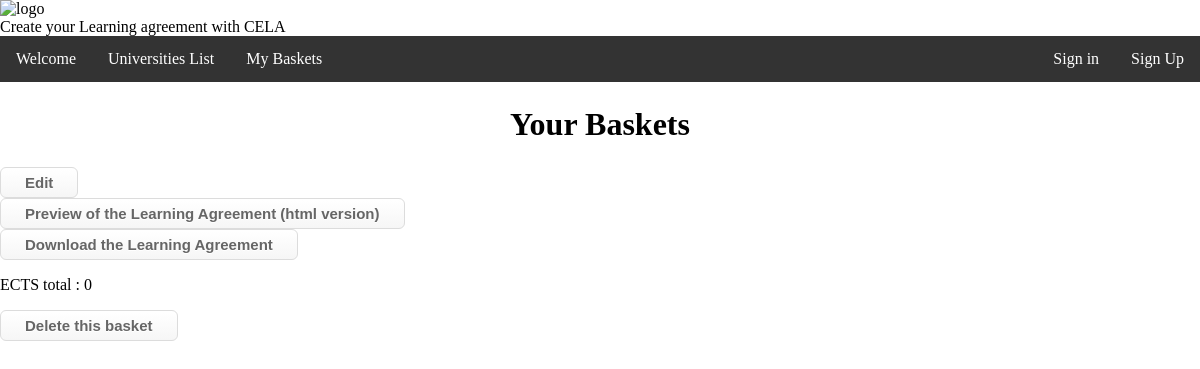
/Basket.php, run on an earlier commit of the app's database.
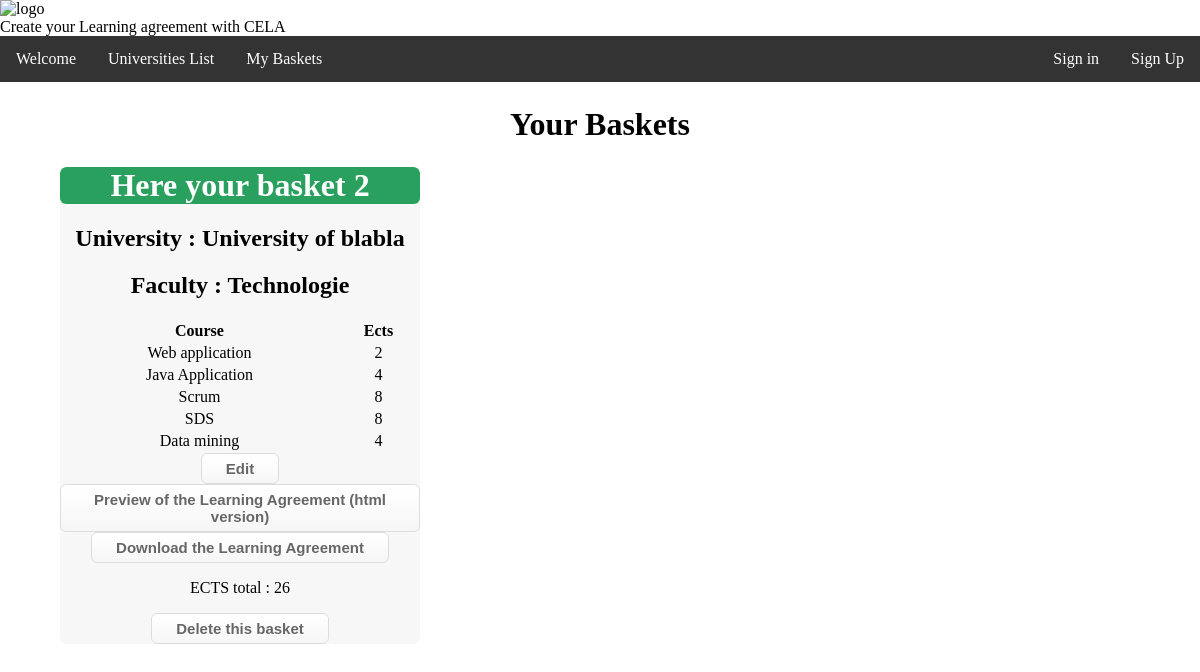
And on a later commit of the database.
### tables this page shows
CREATE TABLE IF NOT EXISTS `choose` (
  `IdChoose` bigint(20) NOT NULL AUTO_INCREMENT,
  `NumberLA` int(11) NOT NULL,
  `IdU` bigint(20) NOT NULL,
  `IdC` bigint(20) NOT NULL,
  PRIMARY KEY (`IdChoose`)
);

CREATE TABLE IF NOT EXISTS `university` (
  `IdUnivers` bigint(20) NOT NULL AUTO_INCREMENT,
  `Name` varchar(255) NOT NULL,
  `ErasmusCode` varchar(255) NOT NULL,
  `Address` varchar(255) NOT NULL,
  `Country` varchar(255) NOT NULL,
  `ContactName` varchar(255) NOT NULL,
  `Email` varchar(255) NOT NULL,
  `Phone` varchar(255) NOT NULL,
  PRIMARY KEY (`IdUnivers`)
);

CREATE TABLE IF NOT EXISTS `faculty` (
  `IdF` bigint(20) NOT NULL AUTO_INCREMENT,
  `Name` varchar(255) NOT NULL,
  `Coordinator` varchar(255) NOT NULL,
  `Email` varchar(255) NOT NULL,
  `Phone` varchar(255) NOT NULL,
  `IdUnivers` bigint(20) NOT NULL,
  PRIMARY KEY (`IdF`)
);

CREATE TABLE IF NOT EXISTS `course` (
  `IdC` bigint(20) NOT NULL AUTO_INCREMENT,
  `Name` varchar(255) NOT NULL,
  `Description` text,
  `ECTS` int(11) NOT NULL,
  `IdF` bigint(20) NOT NULL,
  PRIMARY KEY (`IdC`)
);

### Basket.php (the view, shortened to what this page needs)
<?php include("include/Head.php"); ?>
<div id="container">
    <?php include("include/Header.php"); ?>
    <?php include("include/nav.php");?>
    <div class="List">
    <h1>Your Baskets</h1>
    <?php
    include("include/Configuration.php");
        $reponse = $bdd->query('SELECT * FROM choose  order by NumberLA');
        $permut=0;
        $ectsTot =0;
        while ($data = $reponse->fetch())
		{
            $Course = $bdd->query('SELECT * FROM course WHERE IdC ='.$data['IdC'].'');
            while ($rowCourse = $Course->fetch())
            {
                $name = $rowCourse["Name"];
                $ects = $rowCourse["ECTS"];
                $IdC=$rowCourse["IdC"];
            }
            if($permut == 0)
            {
                $Univ = $bdd->query("select * from university where IdUnivers in(select IdUnivers from faculty where IdF in (select IdF from course where IdC  = '".$IdC."'))");
                while ($Uni = $Univ->fetch())
                {
                    $nameUnivers = $Uni["Name"];
                }
                $Facs = $bdd->query("select * from faculty where IdF in(select IdF from course where IdC  = '".$IdC."' )");
                while ($Fac = $Facs->fetch())
                {
                    $nameFac = $Fac["Name"];
                }
                $permut = $data['NumberLA'];
                $ectsTot=$ects;
            ?>
                </div>
                <div class="Basket2">
                <div class="Bask">
                    <h1>Here your basket <?php echo $data['NumberLA']?></h1>
                    <h2>University : <?php echo $nameUnivers ?></h2>
                    <h2>Faculty : <?php echo $nameFac ?></h2>
                        <table id='tabBasket'>
                            <tr>
                                <th>Course</th>
                                <th>Ects</th>
                            </tr>
                            <tr>
                                <td><?php echo $name;?></td>
                                <td><?php echo $ects;?></td>
                             </tr>
            <?php
            }
            else
            {
                $ectsTot=$ectsTot+$ects;
                 ?>
                <tr>
                <td><?php echo $name;?></td>
                                <td><?php echo $ects;?></td>
                </tr>
            <?php
            }
        }
            ?>
        </table>
                </div>
                <form name="university" method="post" action="EditBasket.php">
                    <button id="EditBasket" class="myButton">Edit</button>
                </form>
                <form name="PreviewLA" method="post" action="LAPreview.php">
                    <button id="DeleteBasket" class="myButton">Preview of the Learning Agreement (html version)</button>
                </form>
                <form name="PreviewLA" method="post" action="LACreation.php">
                    <button class="myButton">Download the Learning Agreement</button>
                </form>
                <p>ECTS total : <span id="total"><?php echo $ectsTot; $ectsTot = $ects; ?></span></p>
                <form name="DeleteBasket" method="post" onclick="return confirm('Are you sure to delete this Basket?')" action="DeleteBasket.php">
                    <button id="DeleteBasket" class="myButton">Delete this basket</button>
                </form>
                </div>

### include/Head.php (shortened to what this page needs)
<!DOCTYPE HTML>
<html>
	<head>
		<link rel = "stylesheet" href = "style/style.css"/>
	</head>

### include/Header.php
<body>
    <header>
			<img class="log" src="image/logo2.png" alt="logo" />
			<div id="titre">Create your Learning agreement with CELA</div>
</header>

### include/nav.php
<?php
if(isset($_SESSION['Username']))
{
    ?>
    <nav>
        <ul>
        <li><a href = "#">Welcome</a> </li>
        <li><a href = "Index.php">Universities List</a> </li>
        <li><a href = "Basket.php">My Baskets</a></li>
        <div class = "IRight">
            <li><a href = "MyProfil.php">My profil</a></li>
            <li><a href = "logout.php">Sign out</a></li>
        </div>
    </ul>
    </nav>
<?php
}
else
{
    ?>
    <nav>
        <ul>
        <li><a href = "#">Welcome</a> </li>
        <li><a href = "Index.php">Universities List</a> </li>
        <li><a href = "Basket.php">My Baskets</a></li>
        <div class = "IRight">
            <li><a href = "login.php">Sign in</a></li>
            <li><a href = "SignUp.php">Sign Up</a></li>
        </div>
    </ul>
    </nav>
    <?php
}
?>

### style/style.css (style rules this page uses)
body { height: 100%; font-size: 16px; margin: 0px; }
nav ul { list-style-type: none; margin: 0; padding: 0; overflow: hidden; background-color: #333; }
nav ul li { float: left; }
nav ul li a { display: block; color: white; text-align: center; padding: 14px 16px; text-decoration: none; }
.IRight { float : right; }
.List { width: 90%; margin: 2% 5%; }
.List h1 { text-align: center; }
.myButton { box-shadow:inset 0px 1px 0px 0px #ffffff; background:linear-gradient(to bottom, #ffffff 5%, #f6f6f6 100%); background-color:#ffffff; border-radius:6px; border:1px solid #dcdcdc; display:inline-block; cursor:pointer; color:#666666; font-family:Arial; font-size:15px; font-weight:bold; padding:6px 24px; text-decoration:none; text-shadow:0px 1px 0px #ffffff; }
.Basket2 { width: 30%; margin: 2% 5%; left: 60%; text-align: center; background-color: #f6f6f6d7;; border-radius:6px; height: 70%; overflow: hidden; }
.Basket2 h1 { margin-top: 0px; border-radius:6px; color: white; background-color: #2aa05f; }
.Basket2 table { width : 100%; }
.Bask { height: 85%; overflow: scroll; }
#container { position: relative; height: 30%; }

What changed in the data, as far as the page shows it:
added choose: NumberLA "2", university.Name "University of blabla", faculty.Name "Technologie", course.Name "Web application", course.ECTS "2"
added choose: course.Name "Java Application", course.ECTS "4"
added choose: course.Name "Scrum", course.ECTS "8"
added choose: course.Name "SDS", course.ECTS "8"
added choose: course.Name "Data mining", course.ECTS "4"
Also different on the page:
$ectsTot: "0" → "26"
